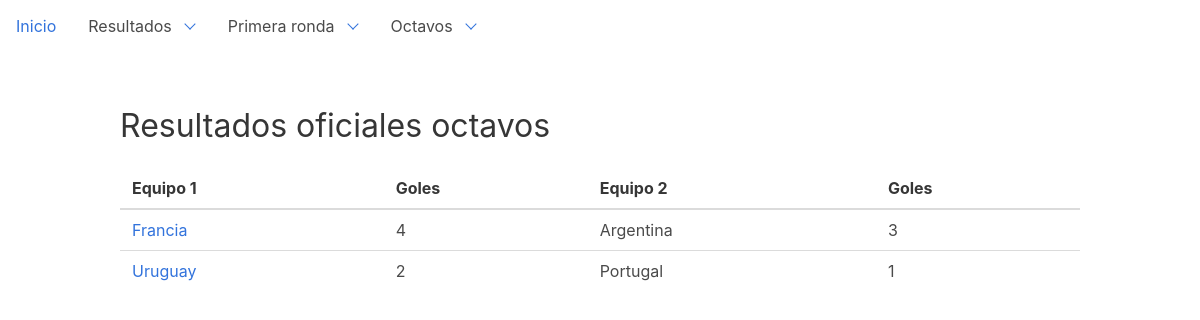
/dashboard/bets-8vo, run on an earlier commit of the app's database.
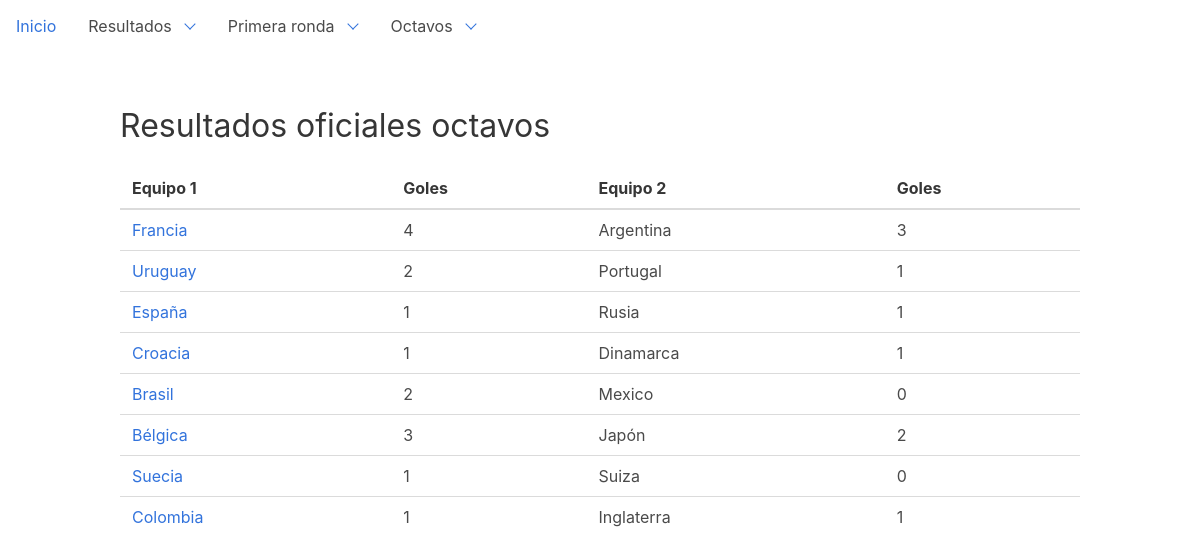
And on a later commit of the database.
### dashboard/models.py (models this page shows, shortened)
class Bet(models.Model):
    source = models.ForeignKey('Gambler', on_delete=models.DO_NOTHING, verbose_name='Fuente')
    match = models.ForeignKey('Match', on_delete=models.DO_NOTHING, verbose_name='Partido de referencia')
    team1 = models.ForeignKey('Team', on_delete=models.DO_NOTHING, related_name='bteam1', default="2",
                              verbose_name='Equipo 1')
    team2 = models.ForeignKey('Team', on_delete=models.DO_NOTHING, related_name='bteam2', default="2",
                              verbose_name='Equipo 2')
    goals_team1 = models.IntegerField(default=0, verbose_name='Goles equipo 1')
    goals_team2 = models.IntegerField(default=0, verbose_name='Goles equipo 2')
    type = models.CharField(default="Original", max_length=32, null=True)
    checked = models.BooleanField(default=False)
    class Meta:
        ordering = ["source"]
        unique_together = (("source", "match", "type"),)

class Team(models.Model):
    GROUP_CHOICES = (
        ('A', 'Grupo A'),
        ('B', 'Grupo B'),
        ('C', 'Grupo C'),
        ('D', 'Grupo D'),
        ('E', 'Grupo E'),
        ('F', 'Grupo F'),
        ('G', 'Grupo G'),
        ('H', 'Grupo H'),
    )
    group = models.CharField(choices=GROUP_CHOICES, max_length=1, null=True, default='A')
    name = models.CharField(max_length=32)
    code = models.CharField(max_length=32)
    cups = models.IntegerField(default=0)
    finals = models.IntegerField(default=0)
    semifinals = models.IntegerField(default=0)
    class Meta:
        ordering = ["name"]
    def __str__(self):
        return self.name

### dashboard/views.py (the view)
class Bet8voListView(ListView):
    model = Bet
    template_name = "dashboard/bet8vo_list.html"
    def get_queryset(self):
        queryset = super(Bet8voListView, self).get_queryset()
        return queryset.filter(source__name="Oficial", match__stage="2")

### templates/dashboard/bet8vo_list.html (shortened to what this page needs)
{% extends 'base.html' %}
{% load custom_tags %}
{% block content %}
    <h1 class="title">Resultados oficiales octavos</h1>
    <table class="sortable">
        <thead>
        <tr>
            <th>Equipo 1</th>
            <th>Goles</th>
            <th>Equipo 2</th>
            <th>Goles</th>
        </tr>
        </thead>
        <tbody>
        {% for bet in bet_list %}
            <tr>
                <td><a href="{% url 'bet-detail' bet.pk %}">{{ bet.team1 }}</a></td>
                <td>{{ bet.goals_team1 }}</td>
                <td>{{ bet.team2 }}</td>
                <td>{{ bet.goals_team2 }}</td>
            </tr>
        {% endfor %}
        </tbody>
    </table>
{% endblock %}

What changed in the data, as far as the page shows it:
added Bet: team1 "España", goals_team1 "1", team2 "Rusia", goals_team2 "1"
added Bet: team1 "Croacia", goals_team1 "1", team2 "Dinamarca", goals_team2 "1"
added Bet: team1 "Brasil", goals_team1 "2", team2 "Mexico", goals_team2 "0"
added Bet: team1 "Bélgica", goals_team1 "3", team2 "Japón", goals_team2 "2"
added Bet: team1 "Suecia", goals_team1 "1", team2 "Suiza", goals_team2 "0"
added Bet: team1 "Colombia", goals_team1 "1", team2 "Inglaterra", goals_team2 "1"
